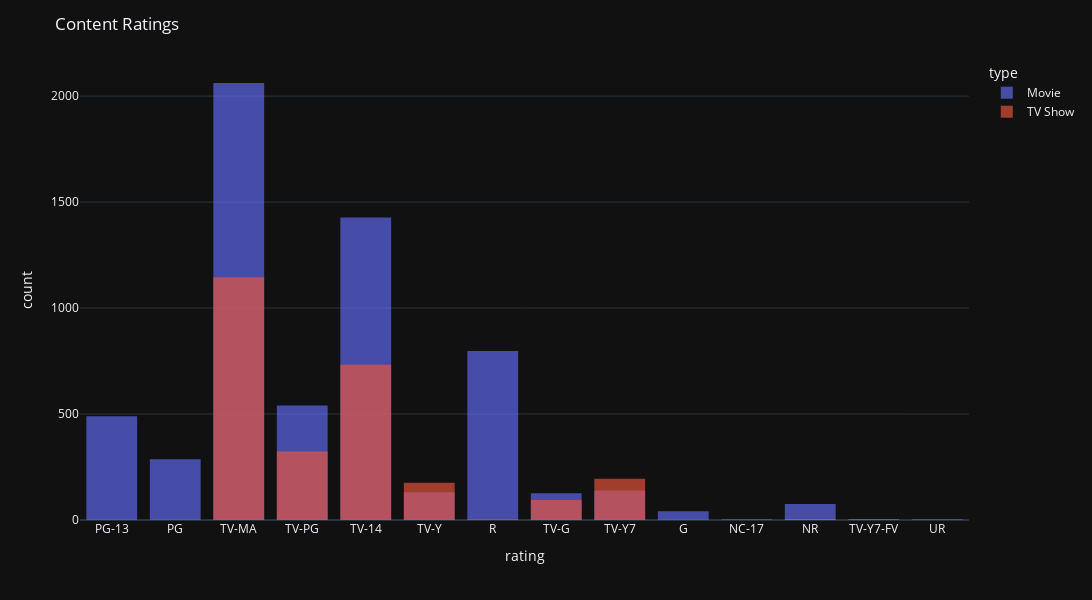

The code cell stored with this chart in its notebook:
### Code cell
fig = px.histogram(df_rating, x = 'rating', color='type')

fig.update_traces(opacity=0.65)
fig.update_layout(title='Content Ratings',
                    barmode='overlay',template='plotly_dark',width=1150, height=600)
fig.show()

### Figure 1 — Plotly figure (JSON) as saved in the notebook; plotly's stock layout.template omitted (floating-point values rounded to 4 significant figures; data arrays with more than 128 entries replaced by an {"elided": "..."} marker saying what was removed)
{"data": [{"alignmentgroup": "True", "bingroup": "x", "hovertemplate": "type=Movie<br>rating=%{x}<br>count=%{y}<extra></extra>", "legendgroup": "Movie", "marker": {"color": "#636efa", "pattern": {"shape": ""}}, "name": "Movie", "offsetgroup": "Movie", "opacity": 0.65, "orientation": "v", "showlegend": true, "type": "histogram", "x": {"elided": "6126 str values"}, "xaxis": "x", "yaxis": "y"}, {"alignmentgroup": "True", "bingroup": "x", "hovertemplate": "type=TV Show<br>rating=%{x}<br>count=%{y}<extra></extra>", "legendgroup": "TV Show", "marker": {"color": "#EF553B", "pattern": {"shape": ""}}, "name": "TV Show", "offsetgroup": "TV Show", "opacity": 0.65, "orientation": "v", "showlegend": true, "type": "histogram", "x": {"elided": "2674 str values"}, "xaxis": "x", "yaxis": "y"}], "layout": {"barmode": "overlay", "height": 600, "legend": {"title": {"text": "type"}, "tracegroupgap": 0}, "margin": {"t": 60}, "title": {"text": "Content Ratings"}, "width": 1150, "xaxis": {"anchor": "y", "domain": [0, 1], "title": {"text": "rating"}}, "yaxis": {"anchor": "x", "domain": [0, 1], "title": {"text": "count"}}}}
